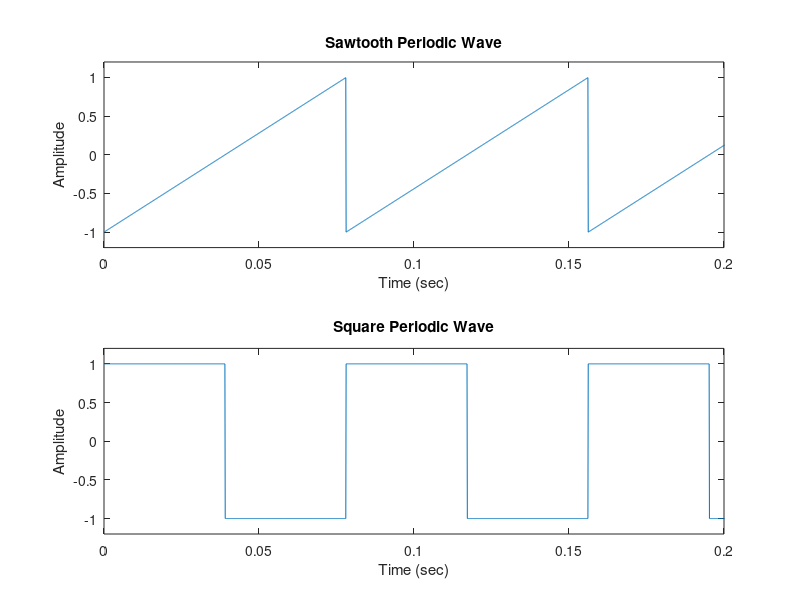

Write MATLAB code to recreate this figure.
fs = 10000; 
t = 0:1/fs:1.5; 
x1 = sawtooth(2*pi*12.8041*t);
x2 = square(2*pi*12.8041*t);
figure(1)
subplot(2,1,1); 
plot(t,x1) ;
axis([0 0.2 -1.2 1.2]); 
xlabel('Time (sec)') ;
ylabel('Amplitude')  ;
title('Sawtooth Periodic Wave');
subplot(2,1,2); 
plot(t,x2) ;
axis([0 0.2 -1.2 1.2]); 
xlabel('Time (sec)') ;
ylabel('Amplitude') ;
title('Square Periodic Wave');